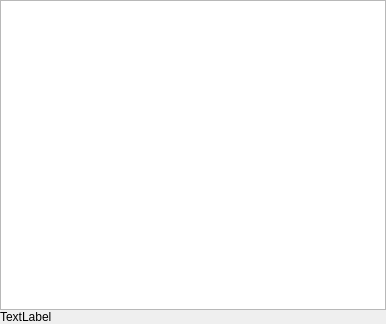
<?xml version="1.0" encoding="UTF-8"?>
<ui version="4.0">
 <class>TextEditWidget</class>
 <widget class="QWidget" name="TextEditWidget">
  <property name="geometry">
   <rect>
    <x>0</x>
    <y>0</y>
    <width>386</width>
    <height>324</height>
   </rect>
  </property>
  <property name="windowTitle">
   <string>Form</string>
  </property>
  <layout class="QVBoxLayout" name="verticalLayout_2">
   <property name="spacing">
    <number>0</number>
   </property>
   <property name="sizeConstraint">
    <enum>QLayout::SetDefaultConstraint</enum>
   </property>
   <property name="leftMargin">
    <number>0</number>
   </property>
   <property name="topMargin">
    <number>0</number>
   </property>
   <property name="rightMargin">
    <number>0</number>
   </property>
   <property name="bottomMargin">
    <number>0</number>
   </property>
   <item>
    <layout class="QVBoxLayout" name="layoutMain">
     <item>
      <widget class="TextEditor" name="textEdit"/>
     </item>
     <item>
      <widget class="QLabel" name="labelLineAndSymbol">
       <property name="font">
        <font>
         <family>Segoe UI</family>
         <pointsize>9</pointsize>
        </font>
       </property>
       <property name="text">
        <string>TextLabel</string>
       </property>
      </widget>
     </item>
    </layout>
   </item>
  </layout>
 </widget>
 <customwidgets>
  <customwidget>
   <class>TextEditor</class>
   <extends>QTextEdit</extends>
   <header>texteditor.h</header>
  </customwidget>
 </customwidgets>
 <resources/>
 <connections/>
</ui>
